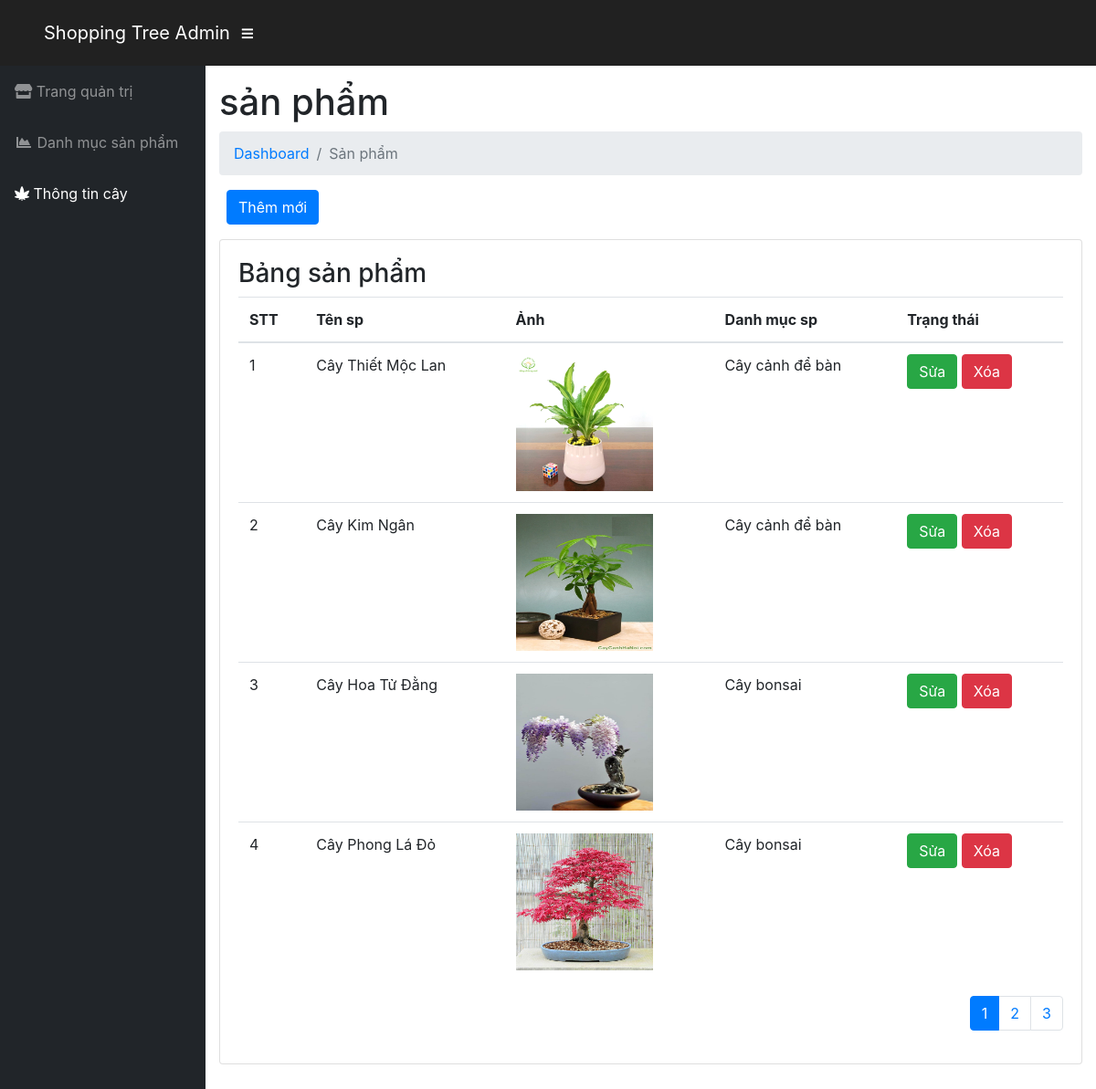
/admin/modules/sanpham/index.php, run on the app's committed database.
### tables this page shows
CREATE TABLE IF NOT EXISTS `sanpham` (
`id` int(11) NOT NULL,
  `tensanpham` varchar(200) DEFAULT NULL,
  `sanphamduongdan` varchar(200) DEFAULT NULL,
  `dacdiem` text NOT NULL,
  `ynghiaphongthuy` text NOT NULL,
  `phanbo` varchar(100) DEFAULT NULL,
  `anhsanpham` varchar(100) DEFAULT NULL,
  `danhmuc_id` int(11) DEFAULT NULL,
  `mota` text,
  `hothucvat` varchar(200) DEFAULT NULL,
  `chieucao` varchar(150) DEFAULT NULL,
  `chamsoc` text,
  `thoigiantao` timestamp NULL DEFAULT NULL,
  `capnhapluc` timestamp NULL DEFAULT NULL ON UPDATE CURRENT_TIMESTAMP
);

CREATE TABLE IF NOT EXISTS `danhmucsanpham` (
`id` int(11) NOT NULL,
  `tendanhmuc` varchar(100) DEFAULT NULL,
  `danhmucduongdan` varchar(100) DEFAULT NULL,
  `trangthai` tinyint(4) DEFAULT '1',
  `thoigiantao` timestamp NULL DEFAULT CURRENT_TIMESTAMP,
  `capnhapluc` timestamp NULL DEFAULT CURRENT_TIMESTAMP ON UPDATE CURRENT_TIMESTAMP
);

### libraries/Database.php (called while the page is built, shortened)
<?php
    class Database
    {
        public $link;
        public function __construct()
        {
            $this->link = mysqli_connect("localhost","root","","webtreeshow") or die ();
            mysqli_set_charset($this->link,"utf8");
        }
        public function countTable($table)
        {
            $sql = "SELECT id FROM  {$table}";
            $result = mysqli_query($this->link, $sql) or die("Lỗi Truy Vấn countTable----" .mysqli_error($this->link));
            $num = mysqli_num_rows($result);
            return $num;
        }
         public  function fetchJone($table,$sql ,$page = 0,$row ,$pagi = false )
        {
            $data = [];
            if ($pagi == true )
            {
                $total = $this->countTable($table);
                $sotrang = ceil($total / $row);
                $start = ($page - 1 ) * $row ;
                $sql .= " LIMIT $start,$row";
                $data = [ "page" => $sotrang];
                $result = mysqli_query($this->link,$sql) or die("Lỗi truy vấn fetchJone ---- " .mysqli_error($this->link));
            }
            else
            {
                $result = mysqli_query($this->link,$sql) or die("Lỗi truy vấn fetchJone ---- " .mysqli_error($this->link));
            }
            if( $result)
            {
                while ($num = mysqli_fetch_assoc($result))
                {
                    $data[] = $num;
                }
            }
            return $data;
        }
    }
?>

### admin/autoload/autoload.php (called while the page is built, shortened)
<?php
    require_once __DIR__. "/../../libraries/Database.php";
    require_once __DIR__. "/../../libraries/Function.php";
    $db = new Database;
?>

### libraries/Function.php (called while the page is built, shortened)
<?php
    function duongdan()
    {
        return $url = "http://localhost:8080/ShoppingTree/";
    }
?>

### admin/modules/sanpham/index.php (the view, shortened to what this page needs)
<?php
    require_once __DIR__. "/../../autoload/autoload.php";
    if( isset($_GET['page']) )
    {
        $p = $_GET['page'];
    }
    else
    {
        $p = 1;
    }
    $sql = "SELECT sanpham.*, danhmucsanpham.tendanhmuc as namecate FROM sanpham LEFT JOIN danhmucsanpham on danhmucsanpham.id = sanpham.danhmuc_id";
    $sanpham = $db -> fetchJone('sanpham', $sql, $p, 4, true);
    if( isset($sanpham['page']) )
    {
        $sotrang = $sanpham['page'];
        unset( $sanpham['page'] );
    }
?>
<?php require_once __DIR__. "/../../layouts/header.php";?>
<div id="content-wrapper">
    <div class="container-fluid">
        <h1>sản phẩm</h1>
        <ol class="breadcrumb">
            <li class="breadcrumb-item"><a href="#">Dashboard</a>
            </li>
            <li class="breadcrumb-item active">Sản phẩm</li>
        </ol>
        <div class="row mb-3 ml-2">
            <a href="add.php" class="btn btn-primary">Thêm mới</a>
        </div>
        <div class="card mb-3">
        <div class="card-body">
            <div class="panel-heading">
                <h3 class="panel-title">Bảng sản phẩm</h3>
            </div>
            <table class="table">
                <thead>
                    <tr class="filters">
                        <th>STT</th>
                        <th>Tên sp</th>
                        <th>Ảnh</th>
                        <th>Danh mục sp</th>
                        <th>Trạng thái</th>
                    </tr>
                </thead>
                <tbody>
                    <?php $stt = 1; foreach($sanpham as $item) : ?>
                        <tr>
                            <td><?php echo $stt ?></td>
                            <td><?php echo $item['tensanpham'] ?></td>
                            <td>
                                <img src="<?php echo duongdan() ?>/public/uploads/sanpham/<?php echo $item['anhsanpham'] ?>" width="150px" height="150px">
                            </td>
                            <td><?php echo $item['namecate'] ?></td>
                            <td>
                                <a href="edit.php?id=<?php echo $item['id'] ?>" class="btn btn-success">Sửa</a>
                                <a href="delete.php?id=<?php echo $item['id'] ?>" class="btn btn-danger">Xóa</a>
                            </td>
                        </tr>
                    <?php $stt++; endforeach ?>
                </tbody>
            </table>
            <div class="float-right">
                <nav aria-label="Page navigation">
                    <ul class="pagination">
                        <?php for( $i = 1; $i <= $sotrang; $i++ ) : ?>
                            <?php
                                if( isset($_GET['page']) )
                                {
                                    $p = $_GET['page'];
                                }
                                else
                                {
                                    $p = 1;
                                }
                            ?>
                            <li class="<?php echo ($i == $p) ? 'active' : '' ?> page-item">
                                <a href="?page=<?php echo $i; ?>" class="page-link"><?php echo $i; ?></a>
                            </li>
                        <?php endfor; ?>
                    </ul>
                </nav>
            </div>
        </div>
        </div>
    </div>
</div>
<?php require_once __DIR__. "/../../layouts/footer.php";  ?>

### public/frontend/css/style.css (style rules this page uses)
:root { --mainBlack: #212121; --mainGreen: #44bd32; --mainWhite: #fff; }
body { width: 100%; height: 100%; margin: 0; padding: 0; }

### data on the page
sanpham: tensanpham "Cây Thiết Mộc Lan", anhsanpham (picture), danhmucsanpham.tendanhmuc "Cây cảnh để bàn"
sanpham: tensanpham "Cây Kim Ngân", anhsanpham (picture), danhmucsanpham.tendanhmuc "Cây cảnh để bàn"
sanpham: tensanpham "Cây Hoa Tử Đằng", anhsanpham (picture), danhmucsanpham.tendanhmuc "Cây bonsai"
sanpham: tensanpham "Cây Phong Lá Đỏ", anhsanpham (picture), danhmucsanpham.tendanhmuc "Cây bonsai"
